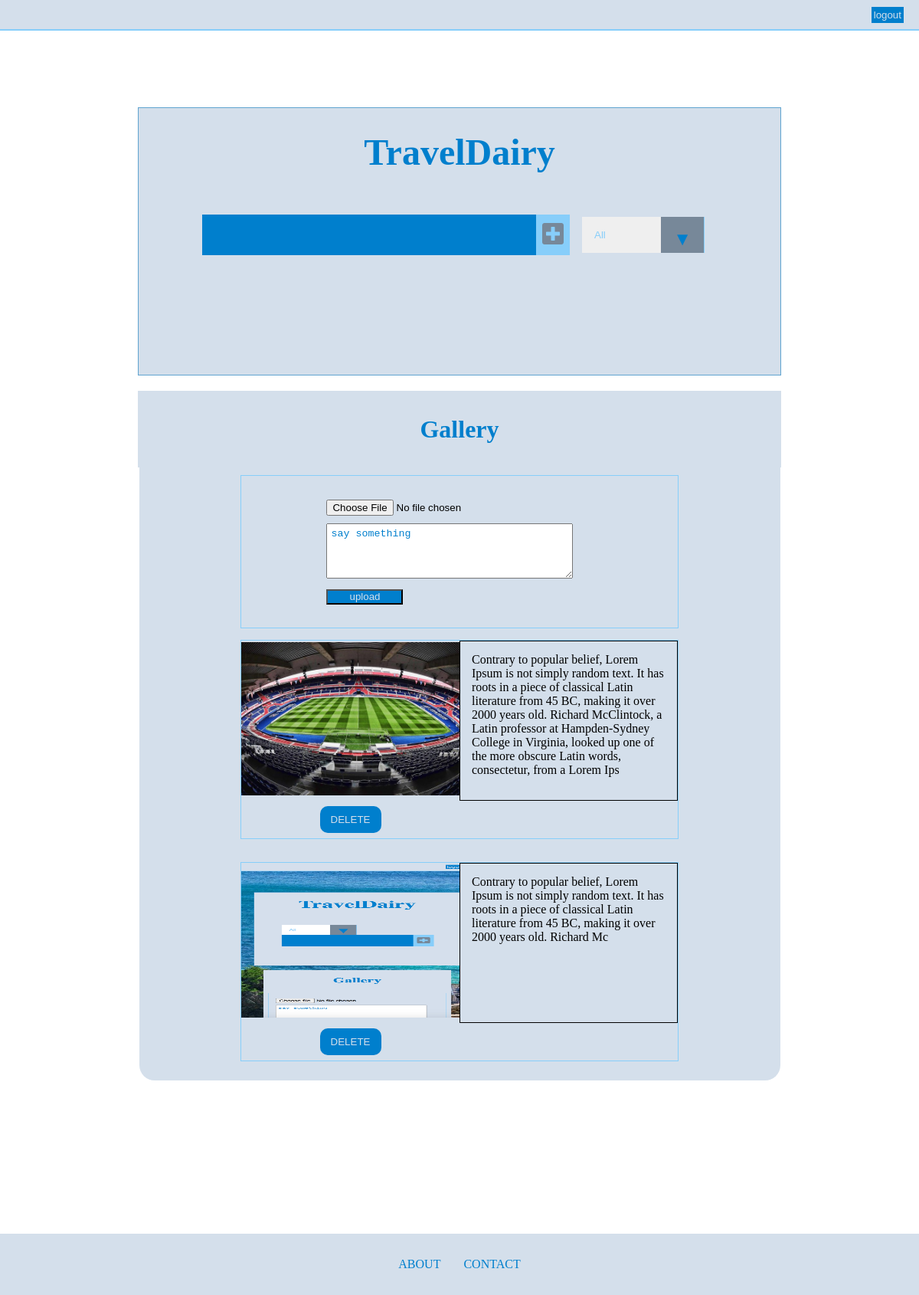
The app's page /home.php with its own data.
### tables this page shows
CREATE TABLE `images` (
  `id` int(11) NOT NULL,
  `image` varchar(200) NOT NULL,
  `text` text NOT NULL
);

### home.php (the view, shortened to what this page needs)
<?php
require_once './main-components/head.php';
?>
<body id="home-body-bg">
    <header id="home-header">
       <form id="logout-form" action="includes/login-process.php" method="post">
          <button class="logout-input" type="submit" name="logout-submit">logout</button>
       </form>
    </header>
    <div class="home-section">
        <div class="inner-home-section">
           <div class="todo-header">
               <h1 class="todo-h1">TravelDairy</h1>
               <form id="todo-form">
                   <input type="text" class="todo-input">
                   <button type="submit" class="todo-button">
                       <i class="fas fa-plus-square"></i>
                   </button>
                   <div class="select">
                       <select name="todos" class="filter-todo">
                           <option value="all">All</option>
                       </select>
                   </div>
               </form>
           </div>
        </div>
    </div>
    <div id="gallery-header">
        <h1 id="gallery-title">Gallery</h1>
    </div>
    <div class="gallery-section">
        <div class="inner-gallery-section">
            <form id="gallery-form" method="post" action="./home.php" enctype="multipart/form-data">
                 <div class="gallery-div">
                     <input type="file" name="userfile">
                 </div>
                 <div class="gallery-div">
                     <textarea id="gallery-textarea" name="text" cols="40" rows="4" placeholder="say something"></textarea>
                 </div>
                 <div class="gallery-div">
                     <button id="gallery-btn" type="submit" name="upload">upload</button>
                 </div>
            </form>
            <?php
             include "./includes/photodb.php";
             $sql = "SELECT * FROM images";
             $result = mysqli_query($conn, $sql);
             while($row = mysqli_fetch_array($result)){
                 echo "<div id='img_div'>";
                      echo "<div><a href='details.php?id= ".$row['id']."'><img id='gallery-image' src='gallery/".$row['image']."'></a></div>";
                      echo "<div><p id='gallery-para'>".$row['text']."</p></div>";
                      ?>
                      <div class="delete-main-btn">
                          <div class="delete-btn">
                              <a href="includes/delete.php?id=<?php echo $row['id']
                              ?>"><button class="inner-delete-btn">delete</button></a>
                          </div>
                      </div>
                      <?php
                 echo "</div>";
             }
            ?>
        </div>
    </div>
    <div class="footer">
        <a class="footer-links" href="about.php">about</a>
        <a class="footer-links" href="contact.php">contact</a>
    </div>
</body>
</html>

### main-components/head.php (shortened to what this page needs)
<!DOCTYPE html>
<html lang="en">
<head>
    <link href="CSS/style.css" rel="stylesheet" type="text/css"/>
    <link rel="stylesheet" href="https://cdnjs.cloudflare.com/ajax/libs/font-awesome/5.13.1/css/all.min.css" />
</head>

### CSS/style.css (style rules this page uses)
* { padding: 0; margin: 0; box-sizing: border-box; }
html, body { width: auto!important; overflow-x: hidden!important }
button, .login-input::placeholder { color: rgba(212,223,235); }
.footer { width: 100%; height: 80px; background: rgba(212,223,235); position: relative; display: flex; justify-content: center; align-items: center; z-index: 1; }
.footer-links { text-transform: uppercase; text-decoration: none; color: rgb(0,127,205); margin: 15px; }
#home-header { width: 100%; height: 40px; background: rgba(212,223,235); display: flex; justify-content: flex-end; align-items: center; border-bottom: 2px solid lightskyblue; }
.logout-input { margin: 20px; padding: 3px; outline: none; border: none; background:rgb(0,127,205); }
#home-body-bg { background: url(../img/home-bg.jpg); background-position: center; background-size: cover; }
.home-section { width: 100%; margin-top: 100px; display: flex; justify-content: center; align-items: center; margin-bottom: 20px; }
.inner-home-section { width: 70%; min-height: 350px; max-height: 1500px; border: 1px solid rgb(96, 164, 208); background: rgba(212,223,235); display: flex; justify-content: center; }
.todo-header { font-size: 1.5rem; color: rgb(0,127,205); text-align: center; margin-top: 30px; }
#todo-form { min-height: 20vh; display: flex; justify-content: center; align-items: center; }
#todo-form .todo-input, #todo-form .todo-button { padding: 0.5rem; font-size: 2rem; border: none; background: rgb(0,127,205); }
#todo-form .todo-button { color: lightslategray; background: lightskyblue; cursor: pointer; }
select { -webkit-appearance: none; -moz-appearance: none; appearance: none; outline: none; border: none; }
.select { margin: 1rem; position: relative; overflow: hidden; }
select { color: lightskyblue; width: 10rem; cursor: pointer; padding: 1rem; }
.select::after { content: '\25BC'; position: absolute; background: lightslategray; border-right: 1px solid lightskyblue; top: 0; right: 0; padding: 1rem; pointer-events: none; transition: all 0.3s ease; }
#gallery-header { width: 70%; height: 100px; background: rgba(212,223,235); display: flex; justify-content: center; align-items: center; margin: 0 auto; }
#gallery-title { color: rgb(0,127,205); }
.gallery-section { width: 77.5%; margin: 0 auto; max-height: 20000px; margin-bottom: 200px; display: flex; justify-content: center; align-items: center; }
.inner-gallery-section { width: 90%; height: 100%; background: rgba(212,223,235); display: flex; justify-content: center; border-radius: 0 0 20px 20px; flex-direction: column; padding: 10px; }
#gallery-form { width: 70%; margin: 0 auto; height: 200px; border: 1px solid lightskyblue; display: grid; place-content: center; }
#gallery-textarea { padding: 5px; width: 90%; }
#gallery-textarea::placeholder { color: rgb(0,127,205); }
#gallery-btn { width: 100px; height: 20px; background: rgb(0,127,205); }
.gallery-div { width: 100%; margin: 5px; }
#img_div { width: 70%; height: 260px; border: 1px solid lightskyblue; display: grid; grid-template-columns: repeat(2, 1fr); margin: 15px auto; }
#img_div > div { display: grid; place-items: center; overflow: hidden; }
#gallery-image { width: 300px; height: 200px; }
#gallery-para { color: black; width: 100%; height: 100%; border: 1px solid black; padding: 15px; }
.delete-main-btn { width: 100%; position: relative; display: flex; justify-content: center; align-items: center; }
.delete-btn { width: 100%; height: 100%; display: flex; justify-content: flex-end; align-items: center; padding: 5px; }
.inner-delete-btn { width: 80px; padding: 10px; text-transform: uppercase; border-radius: 10px; border: none; background: rgb(0,127,205); }

### records on screen
images: image (picture), text "Contrary to popular belief, Lorem Ipsum is not simply random text. It has roots in a piece of classical Latin literature from 45 BC, making it over 2000 years old. Richard McClintock, a Latin professor at Hampden-Sydney College in Virginia, looked up one of the more obscure Latin words, consectetur, from a Lorem Ips"
images: image (picture), text "Contrary to popular belief, Lorem Ipsum is not simply random text. It has roots in a piece of classical Latin literature from 45 BC, making it over 2000 years old. Richard Mc"
